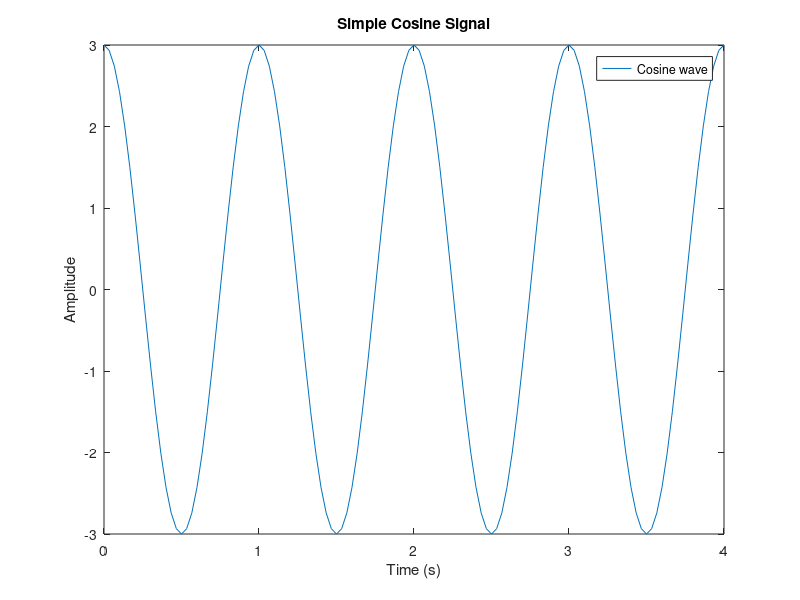

Write the MATLAB code that produced this figure.
f= 1;
a=3;
d=4;
sr=30;
t=0:1/sr:d;
y=a*cos(2*pi*f*t);
plot(t,y);
xlabel('Time (s)');
ylabel('Amplitude');
title('Simple Cosine Signal');
legend('Cosine wave');
